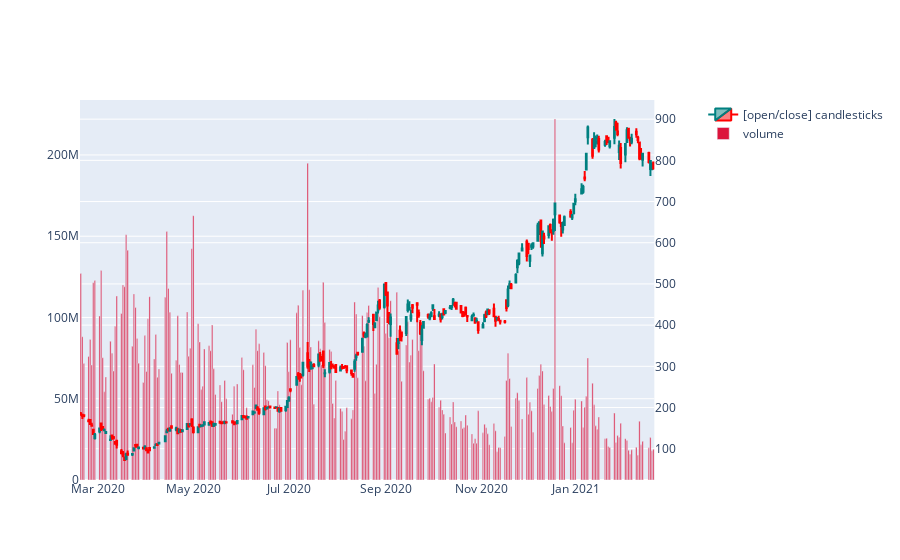

The cell this chart's notebook holds for it:
### Code cell
fig = make_subplots(specs=[[{"secondary_y": True}]])

fig.add_trace(go.Candlestick(
    x = df['datetime'],
    open = df['open'],
    high = df['high'],
    low = df['low'],
    close = df['close'],
    increasing_line_color = 'teal',
    decreasing_line_color = 'red',
    name = '[open/close] candlesticks'),
    secondary_y = True)
r
fig.add_trace(go.Bar(
    x=df['datetime'], 
    y=df['volume'],
    marker_color = 'crimson',
    name = 'volume'),
    secondary_y=False)

fig.update_layout(xaxis_rangeslider_visible = False)
fig.show()

### Figure 1 — Plotly figure (JSON) as saved in the notebook; plotly's stock layout.template omitted (floating-point values rounded to 4 significant figures; data arrays with more than 128 entries replaced by an {"elided": "..."} marker saying what was removed)
{"data": [{"close": {"elided": "254 float values"}, "decreasing": {"line": {"color": "red"}}, "high": {"elided": "254 float values"}, "increasing": {"line": {"color": "teal"}}, "low": {"elided": "254 float values"}, "name": "[open/close] candlesticks", "open": {"elided": "254 float values"}, "type": "candlestick", "x": {"elided": "254 str values"}, "xaxis": "x", "yaxis": "y2"}, {"marker": {"color": "crimson"}, "name": "volume", "type": "bar", "x": {"elided": "254 str values"}, "xaxis": "x", "y": {"elided": "254 int values"}, "yaxis": "y"}], "layout": {"xaxis": {"anchor": "y", "domain": [0, 0.94], "rangeslider": {"visible": false}}, "yaxis": {"anchor": "x", "domain": [0, 1]}, "yaxis2": {"anchor": "x", "overlaying": "y", "side": "right"}}}
